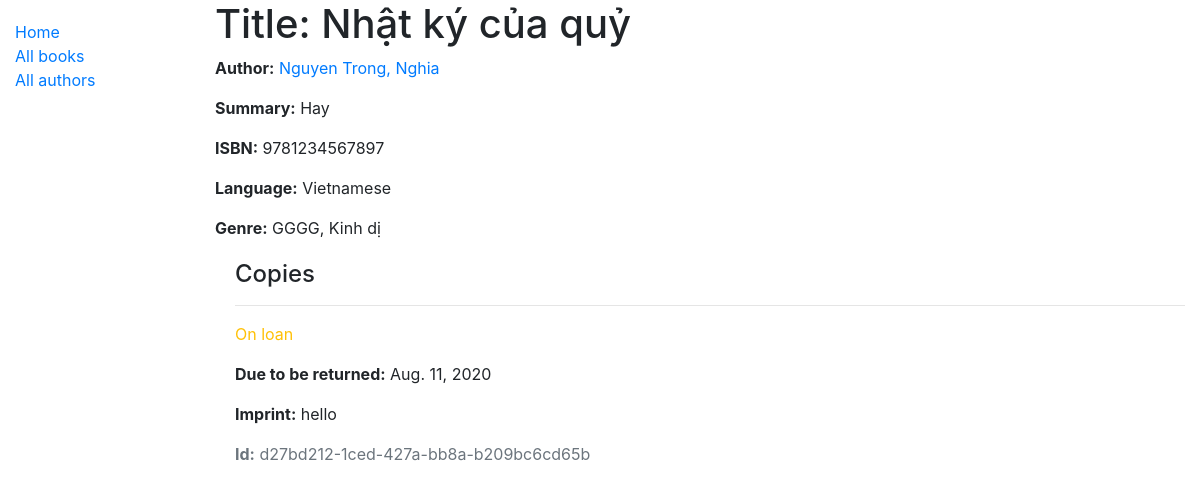
/catalog/book/1, run on the app's committed database.
### catalog/models.py (models this page shows, shortened)
class Book(models.Model):
    title = models.CharField(max_length=200)
    author = models.ForeignKey('Author', on_delete=models.SET_NULL, null=True)
    summary = models.TextField(max_length=1000, help_text="Enter a brief description of the book")
    isbn = models.CharField('ISBN', max_length=13,
                            help_text='13 Character <a href="https://www.isbn-international.org/content/what-isbn'
                                      '">ISBN number</a>')
    genre = models.ManyToManyField(Genre, help_text="Select a genre for this book")
    language = models.ForeignKey('Language', on_delete=models.SET_NULL, null=True)
    def display_genre(self):
        """Creates a string for the Genre. This is required to display genre in Admin."""
        return ', '.join([genre.name for genre in self.genre.all()[:3]])
    display_genre.short_description = 'Genre'

class Author(models.Model):
    first_name = models.CharField(max_length=100)
    last_name = models.CharField(max_length=100)
    date_of_birth = models.DateField(null=True, blank=True)
    date_of_death = models.DateField('died', null=True, blank=True)
    class Meta:
        ordering = ['last_name', 'first_name']
    def __str__(self):
        return '{0}, {1}'.format(self.last_name, self.first_name)

class Language(models.Model):
    name = models.CharField(max_length=200,
                            help_text="Enter the book's natural language (e.g. English, French, Japanese etc.)")
    def __str__(self):
        return self.name

class Genre(models.Model):
    name = models.CharField(
        max_length=200, help_text='Enter a book genre (e.g. Science Fiction)')
    def __str__(self):
        return self.name

class BookInstance(models.Model):
    id = models.UUIDField(primary_key=True, default=uuid.uuid4,
                          help_text="Unique ID for this particular book across whole library")
    book = models.ForeignKey('Book', on_delete=models.SET_NULL, null=True)
    imprint = models.CharField(max_length=200)
    due_back = models.DateField(null=True, blank=True)
    borrower = models.ForeignKey(User, on_delete=models.SET_NULL, null=True, blank=True)
    LOAN_STATUS = (
        ('d', 'Maintenance'),
        ('o', 'On loan'),
        ('a', 'Available'),
        ('r', 'Reserved'),
    )
    status = models.CharField(
        max_length=1,
        choices=LOAN_STATUS,
        blank=True,
        default='d',
        help_text='Book availability')
    class Meta:
        ordering = ['due_back']
        permissions = (("can_mark_returned", "Set book as returned"),)

### catalog/views.py (the view, shortened to what this page needs)
# urls.py: path('book/<int:pk>', views.BookDetailView.as_view(), name='book-detail'),
class BookDetailView(generic.DetailView):
    model = Book

### catalog/templates/catalog/book_detail.html
{% extends "base_generic.html" %}
{% block content %}
  <h1>Title: {{ book.title }}</h1>
  <p><strong>Author:</strong> <a href="">{{ book.author }}</a></p>
  <p><strong>Summary:</strong> {{ book.summary }}</p>
  <p><strong>ISBN:</strong> {{ book.isbn }}</p>
  <p><strong>Language:</strong> {{ book.language }}</p>
  <p><strong>Genre:</strong> {{ book.genre.all|join:", " }}</p>
  <div style="margin-left:20px;margin-top:20px">
    <h4>Copies</h4>
    {% for copy in book.bookinstance_set.all %}
      <hr>
      <p class="{% if copy.status == 'a' %}text-success{% elif copy.status == 'm' %}text-danger{% else %}text-warning{% endif %}">
        {{ copy.get_status_display }}
      </p>
      {% if copy.status != 'a' %}
        <p><strong>Due to be returned:</strong> {{ copy.due_back }}</p>
      {% endif %}
      <p><strong>Imprint:</strong> {{ copy.imprint }}</p>
      <p class="text-muted"><strong>Id:</strong> {{ copy.id }}</p>
    {% endfor %}
  </div>
{% endblock %}

### data on the page
Book: title "Nhật ký của quỷ", author "Nguyen Trong, Nghia", summary "Hay", isbn "9781234567897", language "Vietnamese", genre.all "GGGG, Kinh dị"
BookInstance: status "On loan", due_back "Aug. 11, 2020", imprint "hello", id "d27bd212-1ced-427a-bb8a-b209bc6cd65b"
